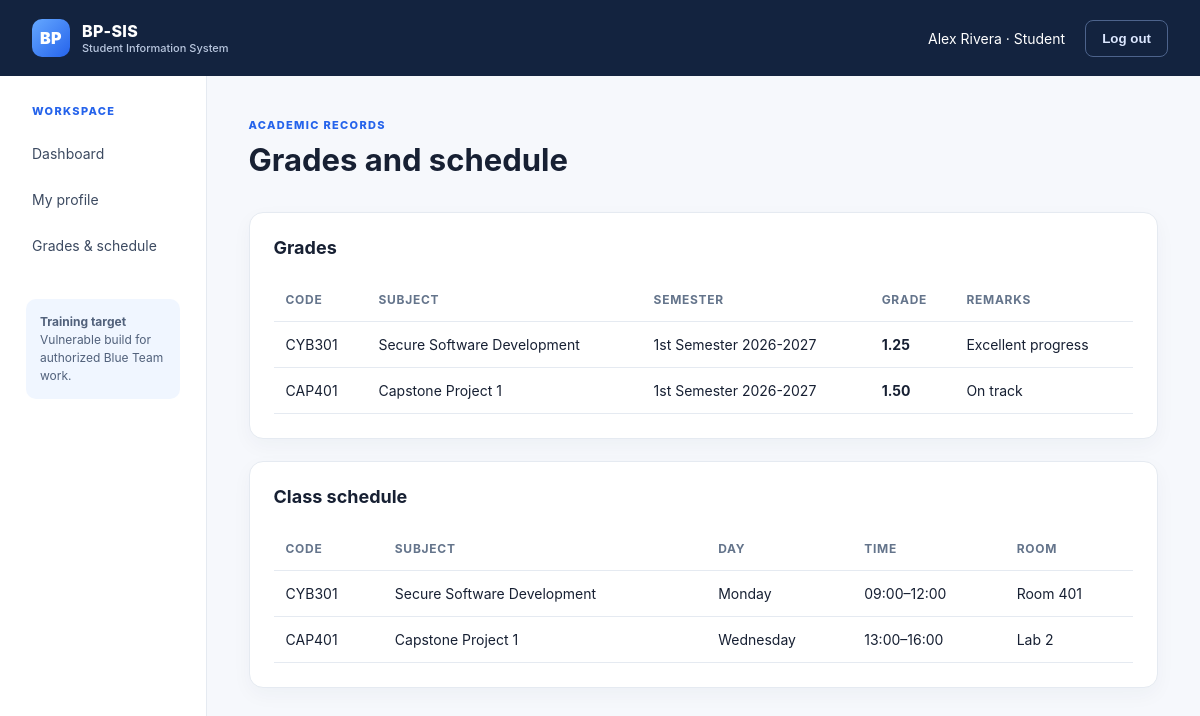
The page /student/records (signed in) on the database its author committed.
### tables this page shows
CREATE TABLE users (
    id INTEGER PRIMARY KEY, username TEXT UNIQUE NOT NULL, password TEXT NOT NULL,
    role TEXT NOT NULL CHECK(role IN ('student','faculty','admin')),
    full_name TEXT NOT NULL, email TEXT NOT NULL, active INTEGER NOT NULL DEFAULT 1
);

CREATE TABLE grades (
    id INTEGER PRIMARY KEY, enrollment_id INTEGER UNIQUE NOT NULL, grade TEXT NOT NULL,
    remarks TEXT NOT NULL, updated_by INTEGER, FOREIGN KEY(enrollment_id) REFERENCES enrollments(id)
);

CREATE TABLE subjects (
    id INTEGER PRIMARY KEY, code TEXT UNIQUE NOT NULL, name TEXT NOT NULL, units INTEGER NOT NULL
);

CREATE TABLE enrollments (
    id INTEGER PRIMARY KEY, student_id INTEGER NOT NULL, subject_id INTEGER NOT NULL,
    semester TEXT NOT NULL, school_year TEXT NOT NULL, status TEXT NOT NULL,
    FOREIGN KEY(student_id) REFERENCES students(id), FOREIGN KEY(subject_id) REFERENCES subjects(id)
);

CREATE TABLE class_schedules (
    id INTEGER PRIMARY KEY, subject_id INTEGER NOT NULL, section TEXT NOT NULL,
    day TEXT NOT NULL, start_time TEXT NOT NULL, end_time TEXT NOT NULL, room TEXT NOT NULL,
    FOREIGN KEY(subject_id) REFERENCES subjects(id)
);

### bp_sis/app.py (the view)
    @app.route("/student/records")
    @roles("student")
    def student_records():
        user = current_user(); conn = get_db()
        student = conn.execute("SELECT * FROM students WHERE user_id=?", (user["id"],)).fetchone()
        rows = conn.execute("SELECT s.code, s.name, e.semester, e.school_year, g.grade, g.remarks FROM enrollments e JOIN subjects s ON s.id=e.subject_id LEFT JOIN grades g ON g.enrollment_id=e.id WHERE e.student_id=?", (student["id"],)).fetchall()
        schedules = conn.execute("SELECT s.code, s.name, c.day, c.start_time, c.end_time, c.room FROM class_schedules c JOIN subjects s ON s.id=c.subject_id WHERE c.section=?", (student["section"],)).fetchall()
        return render_template("student_records.html", rows=rows, schedules=schedules)

### bp_sis/app.py (called while the page is built)
def connect(path: str | Path) -> sqlite3.Connection:
    conn = sqlite3.connect(path)
    conn.row_factory = sqlite3.Row
    conn.execute("PRAGMA foreign_keys = ON")
    return conn

### bp_sis/templates/student_records.html
{% extends 'base.html' %}{% block title %}Grades and schedule{% endblock %}{% block content %}<div class="page-heading"><div><p class="eyebrow">Academic records</p><h1>Grades and schedule</h1></div></div><div class="panel"><h2>Grades</h2><div class="table-wrap"><table><thead><tr><th>Code</th><th>Subject</th><th>Semester</th><th>Grade</th><th>Remarks</th></tr></thead><tbody>{% for row in rows %}<tr><td>{{ row['code'] }}</td><td>{{ row['name'] }}</td><td>{{ row['semester'] }} {{ row['school_year'] }}</td><td><b>{{ row['grade'] or 'Pending' }}</b></td><td>{{ row['remarks'] or '—' }}</td></tr>{% endfor %}</tbody></table></div></div><div class="panel"><h2>Class schedule</h2><div class="table-wrap"><table><thead><tr><th>Code</th><th>Subject</th><th>Day</th><th>Time</th><th>Room</th></tr></thead><tbody>{% for row in schedules %}<tr><td>{{ row['code'] }}</td><td>{{ row['name'] }}</td><td>{{ row['day'] }}</td><td>{{ row['start_time'] }}–{{ row['end_time'] }}</td><td>{{ row['room'] }}</td></tr>{% endfor %}</tbody></table></div></div>{% endblock %}

### bp_sis/templates/base.html (shortened to what this page needs)
<!doctype html>
<html lang="en">
<head>
  <link rel="stylesheet" href="{{ url_for('static', filename='style.css') }}">
</head>
<body>
<header class="topbar"><a class="brand" href="{{ url_for('dashboard') if current_user else url_for('login') }}"><span class="brand-mark">BP</span><span>BP-SIS<small>Student Information System</small></span></a>
{% if current_user %}<div class="user-menu"><span>{{ current_user['full_name'] }} · {{ current_user['role']|capitalize }}</span><form method="post" action="{{ url_for('logout') }}"><button class="button ghost">Log out</button></form></div>{% endif %}</header>
{% if current_user %}<div class="shell"><aside class="sidebar"><p class="eyebrow">Workspace</p><a href="{{ url_for('dashboard') }}">Dashboard</a>{% if current_user['role']=='student' %}<a href="{{ url_for('student_profile') }}">My profile</a><a href="{{ url_for('student_records') }}">Grades & schedule</a>{% elif current_user['role']=='faculty' %}<a href="{{ url_for('faculty_subjects') }}">Assigned subjects</a><a href="{{ url_for('faculty_students') }}">Student records</a>{% else %}<a href="{{ url_for('admin_users') }}">User accounts</a><a href="{{ url_for('admin_records') }}">Student & faculty records</a>{% endif %}<div class="sidebar-note"><b>Training target</b><br>Vulnerable build for authorized Blue Team work.</div></aside><main class="content">{% else %}<main class="public-content">{% endif %}{% with messages = get_flashed_messages(with_categories=true) %}{% for category, message in messages %}<div class="flash {{ category }}">{{ message }}</div>{% endfor %}{% endwith %}{% block content %}{% endblock %}</main>{% if current_user %}</div>{% endif %}
</body></html>

### bp_sis/static/style.css (style rules this page uses)
:root { --navy:#13233f;--blue:#2563eb;--sky:#eaf2ff;--ink:#172033;--muted:#64748b;--line:#e5eaf1;--bg:#f6f8fc;--white:#fff;--green:#16845b;--red:#b42318 }
* { box-sizing:border-box }
body { margin:0;background:var(--bg);color:var(--ink);font-family:Inter,ui-sans-serif,system-ui,-apple-system,BlinkMacSystemFont,"Segoe UI",sans-serif }
.topbar { height:76px;background:var(--navy);color:#fff;display:flex;align-items:center;justify-content:space-between;padding:0 32px }
.brand { display:flex;gap:12px;align-items:center;color:#fff;text-decoration:none;font-weight:800;letter-spacing:.02em }
.brand small { display:block;font-size:11px;font-weight:500;color:#b9c7df;letter-spacing:0 }
.brand-mark { width:38px;height:38px;background:linear-gradient(135deg,#65a8ff,#2563eb);display:inline-flex;align-items:center;justify-content:center;border-radius:10px;font-weight:900;color:#fff }
.user-menu { display:flex;align-items:center;gap:20px;font-size:14px }
.user-menu form { margin:0 }
.shell { display:flex;min-height:calc(100vh - 76px) }
.sidebar { width:245px;background:#fff;border-right:1px solid var(--line);padding:28px 18px;display:flex;flex-direction:column;gap:5px }
.sidebar a { color:#3c4a61;text-decoration:none;padding:12px 14px;border-radius:8px;font-size:14px }
.eyebrow { text-transform:uppercase;letter-spacing:.12em;font-size:11px;color:var(--blue);font-weight:800;margin:0 0 9px }
.sidebar .eyebrow { padding:0 14px;margin-bottom:10px }
.sidebar-note { margin:28px 8px 0;padding:14px;border-radius:10px;background:#f0f6ff;color:#51617b;font-size:12px;line-height:1.5 }
.content { max-width:1180px;width:100%;padding:42px }
.page-heading { display:flex;justify-content:space-between;align-items:flex-start;margin-bottom:26px }
.page-heading h1 { margin:0 0 8px;font-size:31px }
.stat-card,.panel { background:#fff;border:1px solid var(--line);border-radius:14px;padding:24px;box-shadow:0 7px 20px rgba(26,45,79,.04) }
.panel { margin-bottom:22px }
.panel h2 { font-size:18px;margin:0 0 20px }
.button { border:0;border-radius:8px;padding:10px 16px;font-weight:700;cursor:pointer }
.button.ghost { background:transparent;color:#dce7ff;border:1px solid #4d638c }
.table-wrap { overflow-x:auto }
table { border-collapse:collapse;width:100%;font-size:14px }
th,td { text-align:left;padding:14px 12px;border-bottom:1px solid var(--line) }
th { color:var(--muted);font-size:12px;text-transform:uppercase;letter-spacing:.06em }

### rows shown on the page
users: full_name "Alex Rivera", role "Student"
grades: code "CYB301", name "Secure Software Development", semester "1st Semester", school_year "2026-2027", grade "1.25", remarks "Excellent progress"
grades: code "CAP401", name "Capstone Project 1", semester "1st Semester", school_year "2026-2027", grade "1.50", remarks "On track"
class_schedules: code "CYB301", name "Secure Software Development", day "Monday", start_time "09:00", end_time "12:00", room "Room 401"
class_schedules: code "CAP401", name "Capstone Project 1", day "Wednesday", start_time "13:00", end_time "16:00", room "Lab 2"
